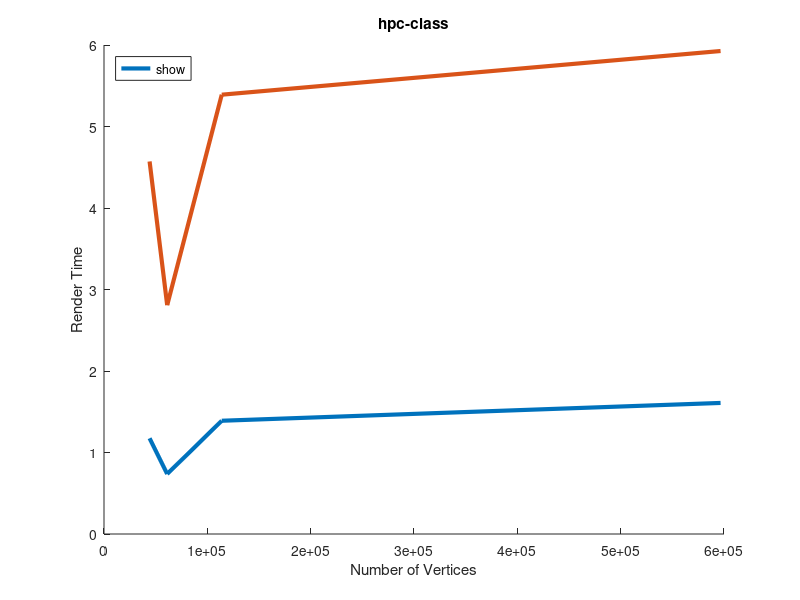

Here is the MATLAB script that generated this plot:
function single_4K
clear all;
close all;
hold on;

x = [44115 61152 113955 596682];

t0 = [ 1.174489 0.736325 1.389596 1.608153 ];
plot(x, t0, 'LineWidth', 3, 'DisplayName', '1920x1080');
t0 = [ 4.571170 2.807682 5.390312 5.926197 ];
plot(x, t0, 'LineWidth', 3, 'DisplayName', '3840x2160');

title('hpc-class');
xlabel('Number of Vertices');
ylabel('Render Time');
legend('show', 'Location', 'NorthWest');

